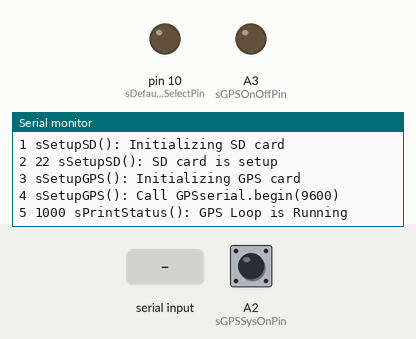
Recording of a sketch running on a simulated Arduino Uno, built with avr-gcc and run on an emulated ATmega328P. Shown: output pins drawn as LEDs (lit = HIGH), the last lines printed to the serial monitor. Inputs (shaded band) come from the test bench; at power-on: A2 (sGPSSysOnPin) HIGH. Storage starts empty.

Above: at 1.2 s.
1.3 s: "r" received over Serial
At 1.9 s:
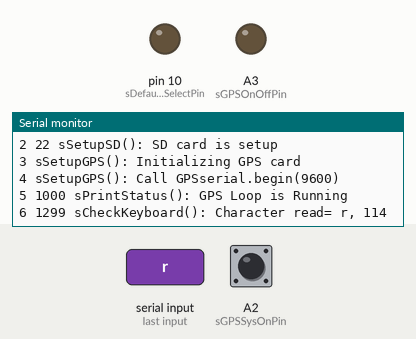
2.8 s: "R" received over Serial
At 2.96 s:
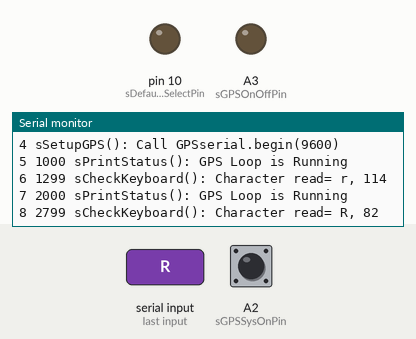
4.3 s: "s" received over Serial
At 5.4 s:
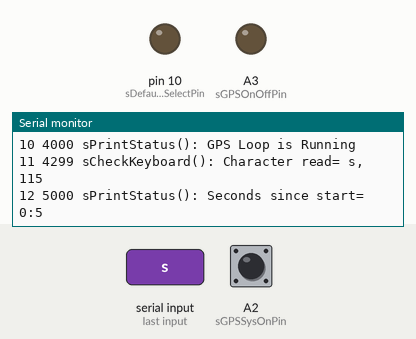

Measured:
- after the input at 1.3 s, the serial monitor: prints a new line at once (image 1)
- after the input at 2.8 s, the serial monitor: prints a new line at once (image 2)
- after the input at 4.3 s, the serial monitor: prints a new line at once (image 3)

The sketch:

TinyCatCollar.ino
```cpp
// TinyCatCollar.ino
// 7/24/15c Add GPS card support from GPS_datalogger.ino
// 7/24/15b Add SD card support from original Flojet.ino
// 7/24/15 Port from Flojet.ino
#include <Arduino.h>
#include <Streaming.h>

#include <SoftwareSerial.h>
#include <SPI.h>
#include <SD.h>

#define LOG0 lLineCount++ << " " << millis()

static const int    sGPSPeriodSecs  = 1;
static const long   lMsec           = 1000;
static const long   lGPSPeriodMsec  = sGPSPeriodSecs  * lMsec;

//SD card information
// On the Ethernet Shield, CS is pin 4. Note that even if it's not
// used as the CS pin, the hardware CS pin (10 on most Arduino boards,
// 53 on the Mega) must be left as an output or the SD library
// functions will not work.
static const int sChipSelect            = 4;
static const int sDefaultChipSelectPin  = 10;

//Arduino pins used by the GPS module
static const int sGPSOnOffPin = A3;
static const int sGPSSysOnPin = A2;
static const int sGPSReceivePin    = A1;
static const int sGPSTransmitPin    = A0;
#if 1
	static const long lGPSspeed    = 9600;
#else
	static const int sNumGPSSpeeds= 3;
	static const long alGPSspeed[]		= {4800, 9600, 19200};
#endif

static const int sBufferBytes	= 100;

static String			szFilename						= "TGPS724G.TXT";		//Apparantly filenames are limited to 8.3

static long       lLineCount      			= 0;      //Serial Monitor uses for clarity.
static long       lNextReadGPSMsec;          			//Next time to read GPS.
static long       lCurrentMsec;
static boolean    bGPSLoopRunning;         				//loop() checks this

// The GPS connection is attached with a software serial port
SoftwareSerial GPSserial(sGPSReceivePin, sGPSTransmitPin);

//static byte 			pcGpsBuffer[100];
//static byte 			pcGpsBuffer[sBufferBytes + 2];
static char 			pcGpsBuffer[sBufferBytes + 2];
static int 				sBufferIndex             = 0;
static int 				sLastBufferIndex         = 0;

void setup()  {
  //Serial.begin(9600);
  Serial.begin(115200);
  //sWaitForSerialMonitor();
  //Serial << LOG0 << " setup(): Begin July 28, 2015" << endl;
  Serial << LOG0 << "TinyCatCollar.ino setup(): Begin HP7 10/7/16A 115200" << endl;
  sSetupSD();
  sSetupGPS();
  sClearGPSLoop();
  sStartGPSLoop();
  return;
} //setup


void loop()  {
	//if (bGPSLoopRunning && bTimeToReadGPS()) {
	if (bGPSLoopRunning) {
    sStreamGPStoSD();
  } //if(bGPSLoopRunning&&...
  sPrintStatus();
  sCheckKeyboard();
  //sCheckWiFi();			//To be implemented.
  return;
} //loop


int sStreamGPStoSD(){
  //Serial << LOG0 << " sStreamGPStoSD(): Begin" << endl;
	byte cDataByte;
#if 0
	if (sBufferIndex < sLastBufferIndex) {
		Serial << LOG0 <<" sStreamGPStoSD(): ERROR: BufferIndex= "<< sBufferIndex
		       <<" less than LastIndex= "<< sLastBufferIndex << endl;
	}	//if(sBufferIndex<sLastBufferIndex)
#endif
	if (GPSserial.available()) {
		cDataByte= GPSserial.read();
		//Serial.write(cDataByte);
		//Serial.println("loop() wrting to SD card");
		pcGpsBuffer[sBufferIndex++]= cDataByte;

		//if(sBufferIndex >= 100) {
		if(sBufferIndex >= sBufferBytes) {
			//Serial.println("loop() Writing 100 bytes to SD card");
  		//Serial << LOG0 <<" sStreamGPStoSD(): Writing "<< sBufferBytes <<" bytes to SD card"<< endl;
  		Serial << LOG0 <<" sStreamGPStoSD(): Writing |";
  		for (int sIndex= 0; sIndex < sBufferBytes; sIndex++) {
  			Serial << pcGpsBuffer[sIndex];
			}
  		Serial <<"| to SD card"<< endl;
			sBufferIndex = 0;
			sLastBufferIndex= sBufferIndex;
			//File dataFile = SD.open("TGPS724A.txt", FILE_WRITE);
			File dataFile= SD.open(szFilename, FILE_WRITE);

			// if the file is available, write to it:
			if (dataFile) {
				dataFile.write(pcGpsBuffer, sBufferBytes);
				dataFile.close();
			} //if(dataFile)
			// if the file isn't open, pop up an error:
			else {
				//Serial.println("Error opening GPS data file");
  			Serial << LOG0 << " sStreamGPStoSD(): Error opening GPS data file" << endl;
			} //if(dataFile)else
		} //if(sBufferIndex>=100)
	} //if(GPSserial.available())
	else {
		//Serial << LOG0 << " sStreamGPStoSD(): No data available at GPS" << endl;
	} //if(GPSserial.available())else

	sLastBufferIndex= sBufferIndex;
  return 1;
}  //sStreamGPStoSD


int sSetupGPS(){
  Serial << lLineCount++ <<" sSetupGPS(): Initializing GPS card"<< endl;
  //Init the GPS Module to wake mode
  pinMode(sGPSSysOnPin, INPUT);
  pinMode(sGPSOnOffPin, OUTPUT);
  digitalWrite(sGPSOnOffPin, LOW);
  delay(5);
  if (digitalRead(sGPSSysOnPin) == LOW) {
     //Need to wake the module
    digitalWrite( sGPSOnOffPin, HIGH );
    delay(5);
    digitalWrite( sGPSOnOffPin, LOW );
  } //f(digitalRead(sGPSSysOnPin)==LOW)

  //Open the GPS serial port
  Serial << lLineCount++ <<" sSetupGPS(): Call GPSserial.begin("<< lGPSspeed <<")"<< endl;
  GPSserial.begin(lGPSspeed);
  return 1;
}  //sSetupGPS


int sSetupSD(){
  Serial << lLineCount++ <<" sSetupSD(): Initializing SD card"<< endl;
  // make sure that the default chip select pin is set to
  // output, even if you don't use it:
  pinMode(sDefaultChipSelectPin, OUTPUT);

  // see if the card is present and can be initialized:
  if (SD.begin(sChipSelect)) {
    Serial << LOG0 <<" sSetupSD(): SD card is setup"<< endl;
  }
  else {
    Serial << LOG0 <<" sSetupSD(): SD card init failed, or not present"<< endl;
  }
  return 1;
}  //sSetupSD


int sWriteGPStoSD(){
  String  szLogLine= "";
  szLogLine += String(lCurrentMsec);
  szLogLine += ", ";
  szLogLine += String(lLineCount);
  szLogLine += " TinyCatCollar test";

  File LogFile= SD.open(szFilename, FILE_WRITE);
  if (LogFile) {
    Serial << LOG0 << " sWriteGPStoSD(): Write |"<< szLogLine <<"| to " << szFilename << endl;
    LogFile.println(szLogLine);
    LogFile.close();
  }
  else {
    Serial << LOG0 << " sWriteGPStoSD(): error opening " << szFilename << endl;
  }
  return 1;
}  //sWriteGPStoSD


int sClearGPSLoop(){
  lNextReadGPSMsec   = 0;
  bGPSLoopRunning  = false;
  return 1;
}  //sClearGPSLoop


int sStartGPSLoop(){
	sClearGPSLoop();
	bGPSLoopRunning= true;
  sSetNextGPSReadTime();
	return 1;
}  //sStartGPSLoop


int sStopGPSLoop(){
	bGPSLoopRunning= false;
	return 1;
}  //sStopGPSLoop


int sSetNextGPSReadTime(){
  lNextReadGPSMsec= millis() + lGPSPeriodMsec;
	return 1;
}  //sSetNextGPSReadTime


boolean bTimeToReadGPS(){
  static int  sLastToggleSecsLeft = 0;
  boolean     bReadGPS;
  if (lCurrentMsec > lNextReadGPSMsec) {
  	sSetNextGPSReadTime();
    bReadGPS= true;
  } //if(lCurrentMsec>lNextReadGPSMsec)
  else {
    bReadGPS= false;
  } //else
  return bReadGPS;
}  //bTimeToReadGPS


int sCheckKeyboard(){
  if (Serial.available()) {
    char cChar= Serial.read();
    int sChar= cChar;
    if (sChar != 13) {
			Serial << LOG0 <<" sCheckKeyboard(): Character read= "<< cChar <<", "<< sChar << endl;
		}
		else {
			Serial << LOG0 <<" sCheckKeyboard(): Character read= CR" << endl;
		}
    switch (cChar) {
      case 'r':
      case 'R':
        sStartGPSLoop();
        break;
      case 's':
      case 'S':
        sStopGPSLoop();
        break;
      case 't':
      case 'T':
        sStreamGPStoSD();
        break;
      default:
        break;
    } //switch
  } //if(Serial.available()
  return 1;
}  //sCheckKeyboard


int sPrintStatus(){
  //Print once a second.
  static long lLastPrintedMsec= 0;
  lCurrentMsec= millis();
  if ( ((lCurrentMsec - lLastPrintedMsec)/1000) > 0) {
    lLastPrintedMsec= lCurrentMsec;
    if (bGPSLoopRunning) {
   		Serial << LOG0 <<" sPrintStatus(): GPS Loop is Running"<< endl;
   } //if(bGPSLoopRunning)
    else {
      int lSecSinceStart= lCurrentMsec/1000;
      Serial << LOG0 <<" sPrintStatus(): Seconds since start= "<< (lSecSinceStart / 60) <<":"
             << (lSecSinceStart % 60) << endl;
    } //if(bGPSLoopRunning)else
  } //if(((lCurrentMsec...
  return 1;
}  //sPrintStatus


int sWaitForSerialMonitor(){
  //The following (for Leonardo only) waits for SerialMonitor to start on PC.
  while (!Serial) {
    ; // wait for serial port to connect. Needed for Leonardo only
  }
  return 1;
}  //sWaitForSerialMonitor
// Last line.
```
